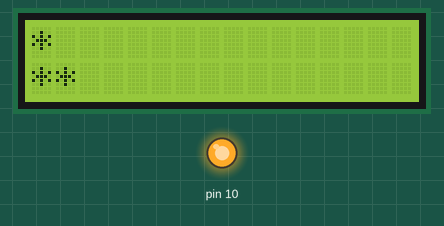
This sketch was run on a simulated Arduino Uno, built with avr-gcc and run on an emulated ATmega328P. Parts: 16×2 character LCD, output pins drawn as LEDs (lit = HIGH).

Above: at 0.1 s.
At 1.1 s:
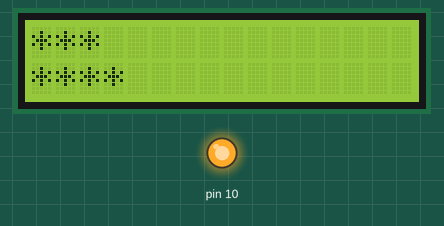
At 2.1 s:
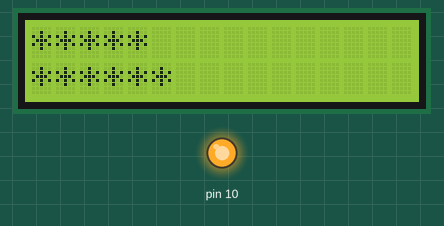
At 4.2 s:
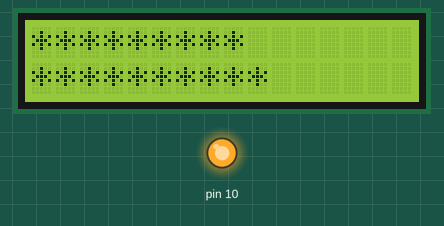
At 6.2 s:
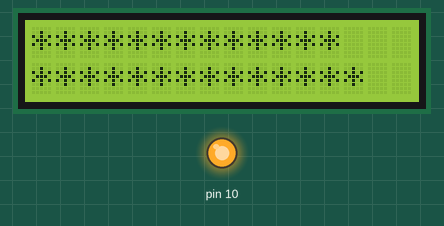
At 8.7 s:
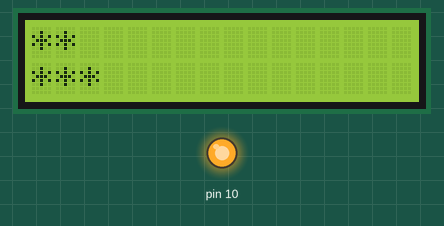

Measured:
- by itself, everything shown: repeats every 8.1 s, in 16 steps
- what the display in image 1 shows lasts 0.5 s, from 1.1 s to 1.6 s

The sketch:

RisingStar.ino
```cpp
#include <LiquidCrystal.h>
//0.5초마다 별이 하나씩 늘어나게 하는 프로그램.(MAX에 도달하면 1로)
LiquidCrystal lcd(8, 9, 4, 5, 6, 7);

void setup() {
  lcd.begin(16 , 2);
  lcd.clear();
  pinMode(10, OUTPUT);
  digitalWrite(10, HIGH);
}

int MAX_STARS = 1;
int i;

void loop() {
  lcd.setCursor(0, 0);
  lcd.clear();
  for (i = 0 ; i < MAX_STARS ; i++) {
    lcd.print("*");
  }
  if (MAX_STARS != 16) MAX_STARS ++;
  else if (MAX_STARS == 16) MAX_STARS = 1;
  lcd.setCursor(0, 1);
  for (i = 0 ; i < MAX_STARS ; i++) {
    lcd.print("*");
  }
  delay(500);
}
```
